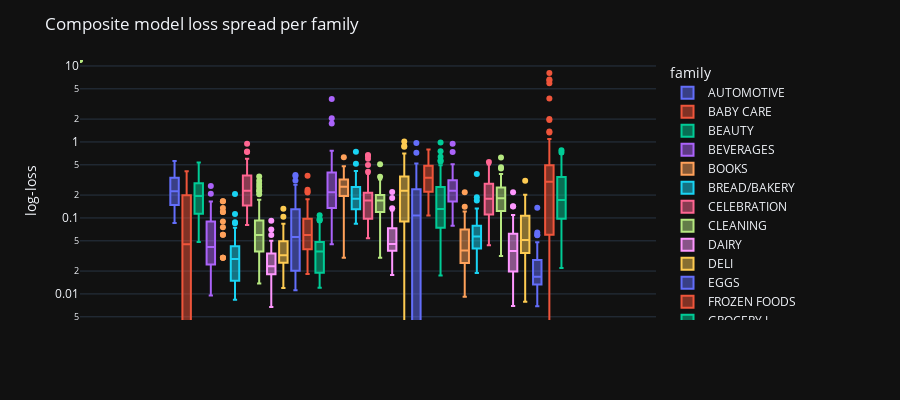

Notebook code cell kept with this figure:
### Markdown cell above
We plot the losses per family for the composite model and observe that for most families, all losses are below 1.0.
This represents an improvement compared to the plot per family above, where each model had several families go above 1.0.

### Code cell
px.box(loss_df, y="min_loss", color="family").update_layout(
    height=400,
    title="Composite model loss spread per family",
).update_xaxes(title=None).update_yaxes(type="log", title="log-loss")
